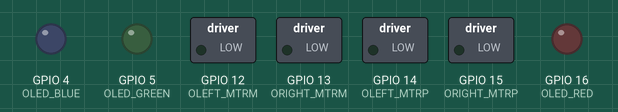
The sketch below on a simulated ESP8266 (NodeMCU). On the bench: switched loads named in the sketch (green lamp = pin HIGH), output pins drawn as LEDs (lit = HIGH). What the sketch prints to the serial monitor is not drawn.

Above: at 0.2 s.
At 2.7 s:
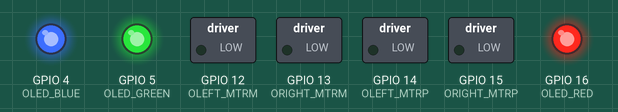
Timing chart, 0 to 3.0 s (numbered marks = the images above):
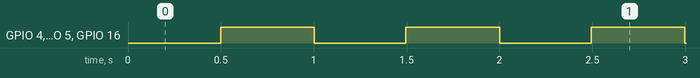

The sketch:

CarHostType.ino
```cpp
///Ver 1.02
#include <ESP8266WiFi.h>
#include <WiFiUDP.h>
#include <Ticker.h>

//////////////////////
// Port Definitions //
//////////////////////
#define  NO_130MOTOR    1
#define  OLED_RED    16
#define  OLED_GREEN  5
#define  OLED_BLUE   4
#define  OLEFT_MTRP 14
#define  OLEFT_MTRM 12
#define  ORIGHT_MTRP 15
#define  ORIGHT_MTRM 13
//////////////////////
// Timer Definition //
//////////////////////
#define  TIMER100MS  (10)
#define  TIMER5000MS (500)
//////////////////////
// WiFi Definitions //
//////////////////////
const char APPass[] = "12345678";      // 8 charctor
const word localPort = 65000;
/////////////////////
// Class           //
/////////////////////
WiFiUDP Udp;
Ticker Timer10Ms;
/////////////////////
// Struct          //
/////////////////////
struct LedCommad {
  byte Command;
  byte Red;
  byte Green;
  byte Blue;
  byte Dummy;
};

struct MotorCommand {
  byte Command;
  byte LeftP;
  byte LeftM;
  byte RightP;
  byte RightM;
};
/////////////////////
// Data            //
/////////////////////

byte PacketBuff[256]; //buffer to hold incoming and outgoing packets
byte Status;
word BaseTimer;
word Blink;
word MotorTimer;
word InitTimer;
byte RedLed;
byte BlueLed;
byte GreenLed;
word LeftMotorP;
word LeftMotorM;
word RightMotorP;
word RightMotorM;
word SLeftMotorP;
word SLeftMotorM;
word SRightMotorP;
word SRightMotorM;


/////////////////////////////////////////
/////// 10ms Base Timer //////////////////
/////////////////////////////////////////
void Int10ms( void )
{
  if (--BaseTimer == 0)
  { /*** 500ms Blink Timer & Flag ****/
    BaseTimer = 50;
    Blink = ~Blink;
  }
  if(MotorTimer)
           MotorTimer--;
  if(InitTimer)
          InitTimer--;
}
/////////////////////////////////////////
/////// Nible2Pwm  //////////////////////
/////////////////////////////////////////
word ToPwm( byte Val )
{
    return (((word)Val) << 5);    //max fff-min000
}

/////////////////////////////////////////
/////// Led Main            /////////////
/////////////////////////////////////////
void LedMain(void)
{
  if(InitTimer)
  {
     GreenLed= BlueLed =RedLed = Blink;
  }
  if (RedLed )  digitalWrite(OLED_RED, HIGH);
  else            digitalWrite(OLED_RED, LOW );

  if (BlueLed ) digitalWrite(OLED_BLUE, HIGH);
  else            digitalWrite(OLED_BLUE, LOW );

  if (GreenLed)  digitalWrite(OLED_GREEN, HIGH);
  else            digitalWrite(OLED_GREEN, LOW );

}
/////////////////////////////////////////
/////// Target ... up/down  /////////////
/////////////////////////////////////////
void TargetUpDown( word* Target , word* Now )
{
#if  NO_130MOTOR
   *Now = *Target;
#else
   if( *Target > *Now )
  {
    if( (*Target - *Now) >= 0x60 ) *Now += 0x60;
    else                           *Now = *Target;
   }else{
     if( (*Now - *Target) >= 0x60 ) *Now -= 0x60;
     else                           *Now = *Target;
   }
#endif
}
/////////////////////////////////////////
/////// Motor Main          /////////////
/////////////////////////////////////////
void MotorMain(void)
{
  if(!MotorTimer)
  {
     LeftMotorP   = 0;
     LeftMotorM   = 0;
     RightMotorP  = 0;
     RightMotorM  = 0;
  }
  if ( SLeftMotorP != LeftMotorP )
  {
    TargetUpDown( &LeftMotorP , &SLeftMotorP );
    analogWrite(OLEFT_MTRP , SLeftMotorP );
  }
  if ( SLeftMotorM != LeftMotorM )
  {
    TargetUpDown( &LeftMotorM , &SLeftMotorM );
    analogWrite(OLEFT_MTRM , SLeftMotorM );
  }
  if ( SRightMotorP != RightMotorP )
  {
    TargetUpDown( &RightMotorP , &SRightMotorP );
    analogWrite(ORIGHT_MTRP, SRightMotorP );
  }
  if ( SRightMotorM != RightMotorM )
  {
    TargetUpDown( &RightMotorM , &SRightMotorM );
    analogWrite(ORIGHT_MTRM, SRightMotorM );
  }
}


/////////////////////////////////////////
/////// Command Analyze Main /////////////
/////////////////////////////////////////
void UdpCommandAnalyze(void)
{
  unsigned char  ReadCount;
  delay(10);
  ReadCount = Udp.parsePacket();
  if ( ReadCount >= 5 )
  {
    Udp.read(PacketBuff, ReadCount); // read the packet into the buffer
    switch ( PacketBuff[0] )
    {
        case  'L' :
          RedLed   = ((LedCommad*)PacketBuff)->Red;
          GreenLed = ((LedCommad*)PacketBuff)->Green;
          BlueLed  = ((LedCommad*)PacketBuff)->Blue;
          break;
        case  'M' :
          LeftMotorP  =  ToPwm( ((MotorCommand*)PacketBuff)->LeftP );
          LeftMotorM  =  ToPwm( ((MotorCommand*)PacketBuff)->LeftM );
          RightMotorP =  ToPwm( ((MotorCommand*)PacketBuff)->RightP );
          RightMotorM =  ToPwm( ((MotorCommand*)PacketBuff)->RightM );
          MotorTimer  = TIMER100MS;
        default:
          break;
   }
  }
}

/////////////////////////////////////////
/////// SetUp ///////////////////////////
/////////////////////////////////////////
void setup()
{
//////////////////////////////////////
  BaseTimer = 49;
  InitTimer = TIMER5000MS;
  uint8_t MacAdr[WL_MAC_ADDR_LENGTH];
  String StrMac = "";
  int i;
//////////////////////////////////////
  pinMode(OLED_RED   , OUTPUT);
  pinMode(OLED_GREEN , OUTPUT);
  pinMode(OLED_BLUE  , OUTPUT);
  pinMode(OLEFT_MTRP  , OUTPUT);
  pinMode(OLEFT_MTRM  , OUTPUT);
  pinMode(ORIGHT_MTRP , OUTPUT);
  pinMode(ORIGHT_MTRM , OUTPUT);

  RedLed  = 0;
  BlueLed = 0;
  GreenLed = 0;
  LeftMotorP = 0;
  LeftMotorM = 0;
  RightMotorP = 0;
  RightMotorM = 0;
  SLeftMotorP = 1;
  SLeftMotorM = 1;
  SRightMotorP = 1;
  SRightMotorM = 1;
  Blink = 0;
  MotorMain();

  Serial.begin(115200);
  WiFi.mode(WIFI_AP);       //access point Start!

  WiFi.softAPmacAddress(MacAdr);
  ////////////// MacAdr=>String//////////////////
   for ( i = 0; i < sizeof(MacAdr) ; i++)
  {
     StrMac = StrMac + String(MacAdr[i], HEX);
    if(i != (sizeof(MacAdr)-1)) StrMac = StrMac + ":";
  }
  Serial.println("\nStart");
  Serial.println(StrMac);

  String APName = "ecar8266-"
               +String(MacAdr[sizeof(MacAdr)-3],HEX)+'-'
                 +String(MacAdr[sizeof(MacAdr)-2],HEX)+'-'
                  +String(MacAdr[sizeof(MacAdr)-1],HEX);    //Null is Auto Set

  WiFi.softAPConfig(IPAddress(192, 168, 0, 1),              // ip
                          IPAddress(192, 168, 0, 1),        // gateway
                           IPAddress(255, 255, 255, 0)  );  //sub net mask

  WiFi.softAP((char *)&APName[0] , APPass );
  Serial.println("Name:"+APName );

  Serial.print("AP IP address: ");
  Serial.println(WiFi.softAPIP());
/////////////////////////////////////////////////////
  if(Udp.begin(localPort))
  {
    Serial.println("Udp OPen Success");
  }
  else
  {
    Serial.println("Udp Error");
  }

  Serial.print("Local port: ");  Serial.println(Udp.localPort());
  Timer10Ms.attach(0.010f, Int10ms);
}

/////////////////////////////////////////
/////// Main Loop ///////////////////////
/////////////////////////////////////////
void loop(void)
{
  MotorMain();
  LedMain();
  UdpCommandAnalyze();
}
```

Measured:
- by itself, GPIO 4 (OLED_BLUE), GPIO 5 (OLED_GREEN), GPIO 16 (OLED_RED): alternates HIGH for 0.50 s and LOW for 0.50 s, 10 changes in all, then stays LOW
